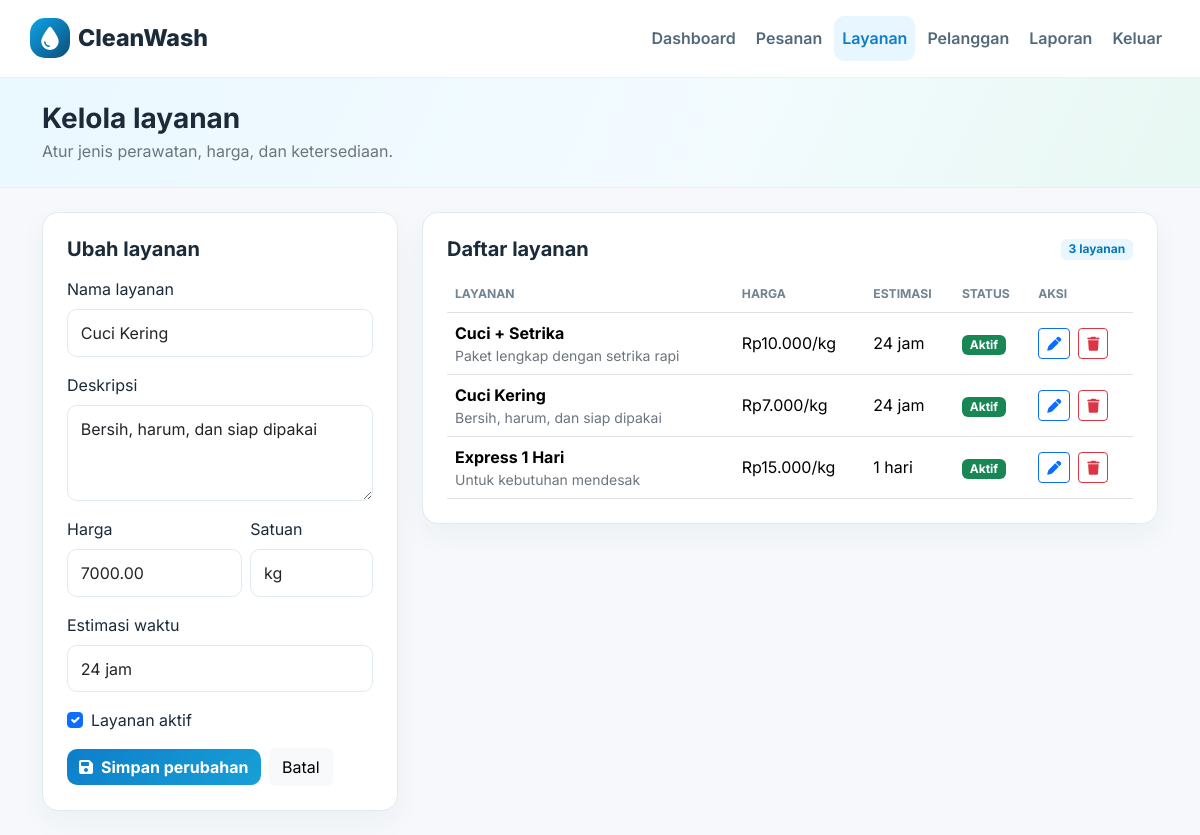
Page /admin/services.php?edit=1 (signed in) on the committed database.
### tables this page shows
CREATE TABLE IF NOT EXISTS services (
    id INT AUTO_INCREMENT PRIMARY KEY,
    name VARCHAR(150) NOT NULL,
    description TEXT,
    price DECIMAL(12,2) NOT NULL DEFAULT 0.00,
    unit VARCHAR(50) NOT NULL DEFAULT 'kg',
    is_active TINYINT(1) NOT NULL DEFAULT 1,
    estimated_time VARCHAR(50) DEFAULT NULL,
    created_at TIMESTAMP DEFAULT CURRENT_TIMESTAMP,
    updated_at TIMESTAMP DEFAULT CURRENT_TIMESTAMP ON UPDATE CURRENT_TIMESTAMP
);

### config/auth.php (called while the page is built, shortened)
<?php
function appBasePath(): string
{
    $scriptPath = $_SERVER['SCRIPT_NAME'] ?? '/';
    $routeDirs = ['/admin', '/customer', '/pages', '/config'];
    foreach ($routeDirs as $routeDir) {
        $routePos = strrpos($scriptPath, $routeDir . '/');
        if ($routePos !== false) {
            return substr($scriptPath, 0, $routePos);
        }
    }
    $basePath = rtrim(dirname($scriptPath), '/\\');
    return $basePath === '.' || $basePath === '/' ? '' : $basePath;
}
function encodeUrlPath(string $path): string
{
    $parts = parse_url($path);
    $segments = explode('/', $parts['path'] ?? $path);
    foreach ($segments as $index => $segment) {
        if ($segment === '' || $segment === '.') {
            continue;
        }
        $segments[$index] = rawurlencode(rawurldecode($segment));
    }
    $encodedPath = implode('/', $segments);
    if (isset($parts['query'])) {
        $encodedPath .= '?' . $parts['query'];
    }
    return $encodedPath;
}
function appUrlPath(string $path): string
{
    $basePath = appBasePath();
    $relativePath = '/' . ltrim($path, '/');
    return encodeUrlPath($basePath . $relativePath);
}

### admin/services.php (the view, shortened to what this page needs)
<?php
require_once __DIR__ . '/_auth.php';
require_once __DIR__ . '/_layout.php';
$formValues = ['name' => '', 'description' => '', 'price' => '', 'unit' => 'kg', 'estimated_time' => '', 'is_active' => 1];
$editingId = filter_input(INPUT_GET, 'edit', FILTER_VALIDATE_INT) ?: 0;
if ($editingId > 0) {
    $editStmt = $pdo->prepare('SELECT * FROM services WHERE id = :id LIMIT 1');
    $editStmt->execute(['id' => $editingId]);
    $editingService = $editStmt->fetch();
    $formValues = $editingService;
}
$services = $pdo->query('SELECT s.*, (SELECT COUNT(*) FROM orders o WHERE o.service_id = s.id) AS order_count FROM services s ORDER BY s.is_active DESC, s.name ASC')->fetchAll();
?>
<section class="page-heading py-4"><div class="container d-flex justify-content-between gap-3"><div><h1 class="h3 fw-bold mb-1">Kelola layanan</h1><p class="text-secondary mb-0">Atur jenis perawatan, harga, dan ketersediaan.</p></div></div></section>
<div class="container py-4">
    <div class="row g-4">
        <div class="col-lg-4"><section class="panel p-4"><h2 class="h5 fw-bold mb-3"><?= $editingId ? 'Ubah layanan' : 'Tambah layanan' ?></h2>
            <form method="post">
                <div class="mb-3"><label class="form-label" for="name">Nama layanan</label><input class="form-control" id="name" name="name" maxlength="150" required value="<?= htmlspecialchars((string) $formValues['name']) ?>"></div>
                <div class="mb-3"><label class="form-label" for="description">Deskripsi</label><textarea class="form-control" id="description" name="description" rows="3"><?= htmlspecialchars((string) ($formValues['description'] ?? '')) ?></textarea></div>
                <div class="row g-2"><div class="col-7 mb-3"><label class="form-label" for="price">Harga</label><input class="form-control" id="price" name="price" type="number" min="0" step="0.01" required value="<?= htmlspecialchars((string) $formValues['price']) ?>"></div><div class="col-5 mb-3"><label class="form-label" for="unit">Satuan</label><input class="form-control" id="unit" name="unit" maxlength="50" required value="<?= htmlspecialchars((string) $formValues['unit']) ?>"></div></div>
                <div class="mb-3"><label class="form-label" for="estimated_time">Estimasi waktu</label><input class="form-control" id="estimated_time" name="estimated_time" maxlength="50" value="<?= htmlspecialchars((string) ($formValues['estimated_time'] ?? '')) ?>" placeholder="Contoh: 24 jam"></div>
                <div class="form-check mb-3"><input class="form-check-input" type="checkbox" name="is_active" id="is_active" value="1" <?= (int) $formValues['is_active'] === 1 ? 'checked' : '' ?>><label class="form-check-label" for="is_active">Layanan aktif</label></div>
                <button class="btn btn-primary" type="submit"><i class="fa-solid fa-floppy-disk me-2"></i><?= $editingId ? 'Simpan perubahan' : 'Tambah layanan' ?></button>
                <?php if ($editingId): ?><a class="btn btn-light ms-1" href="<?= htmlspecialchars(appUrlPath('/admin/services.php')) ?>">Batal</a><?php endif; ?>
            </form>
        </section></div>
        <div class="col-lg-8"><section class="panel p-3 p-lg-4"><div class="d-flex justify-content-between align-items-center mb-3"><h2 class="h5 fw-bold mb-0">Daftar layanan</h2><span class="badge badge-soft"><?= count($services) ?> layanan</span></div>
            <div class="table-responsive"><table class="table align-middle"><thead><tr><th>Layanan</th><th>Harga</th><th>Estimasi</th><th>Status</th><th>Aksi</th></tr></thead><tbody>
                <?php foreach ($services as $service): ?><tr>
                    <td><strong><?= htmlspecialchars($service['name']) ?></strong><small class="d-block text-secondary"><?= htmlspecialchars((string) $service['description']) ?></small></td>
                    <td>Rp<?= number_format((float) $service['price'], 0, ',', '.') ?>/<?= htmlspecialchars($service['unit']) ?></td><td><?= htmlspecialchars((string) ($service['estimated_time'] ?? '-')) ?></td>
                    <td><span class="badge <?= $service['is_active'] ? 'text-bg-success' : 'text-bg-secondary' ?>"><?= $service['is_active'] ? 'Aktif' : 'Nonaktif' ?></span></td>
                    <td><div class="d-flex gap-2"><a class="btn btn-sm btn-outline-primary" href="<?= htmlspecialchars(appUrlPath('/admin/services.php?edit=' . (int) $service['id'])) ?>" aria-label="Ubah layanan"><i class="fa-solid fa-pen"></i></a><form method="post" onsubmit="return confirm('Hapus atau nonaktifkan layanan ini?')"><button class="btn btn-sm btn-outline-danger" type="submit" aria-label="Hapus layanan"><i class="fa-solid fa-trash"></i></button></form></div></td>
                </tr><?php endforeach; ?>
            </tbody></table></div>
        </section></div>
    </div>
</div>

### admin/_layout.php (style rules this page uses)
:root { --primary: #0d7ec9; --primary-dark: #0c4d79; --text: #1b2b3a; --muted: #5f7181; --bg: #f6f8fb; --border: #dfeaf1; }
body { margin: 0; background: var(--bg); color: var(--text); font-family: Inter, sans-serif; }
a { text-decoration: none; }
.page-heading { background: linear-gradient(115deg,#eaf8ff 0%,#f3fbff 58%,#e8f8f2 100%); border-bottom: 1px solid #e5f0f3; }
.panel { background: #fff; border: 1px solid var(--border); border-radius: 16px; box-shadow: 0 12px 28px rgba(16,62,89,.045); }
.form-control, .form-select { border-color: var(--border); border-radius: 10px; padding: .68rem .8rem; }
.btn-primary { background: linear-gradient(135deg,var(--primary),#18a0d6); border: 0; border-radius: 10px; font-weight: 700; }
.table { margin-bottom: 0; }
.table th { color: #708494; font-size: .76rem; font-weight: 700; text-transform: uppercase; }
.table td { vertical-align: middle; }
.badge-soft { background: #e8f6ff; color: #0877b9; }

### rows in the picture
services: name "Cuci Kering", description "Bersih, harum, dan siap dipakai", price "7000.00", unit "kg", estimated_time "24 jam", is_active "☑", price "7.000", shows "Aktif"
services: name "Cuci + Setrika", description "Paket lengkap dengan setrika rapi", price "10.000", unit "kg", estimated_time "24 jam", is_active "Aktif"
services: name "Express 1 Hari", description "Untuk kebutuhan mendesak", price "15.000", unit "kg", estimated_time "1 hari", is_active "Aktif"

### other values in the picture
count($services) "3"
